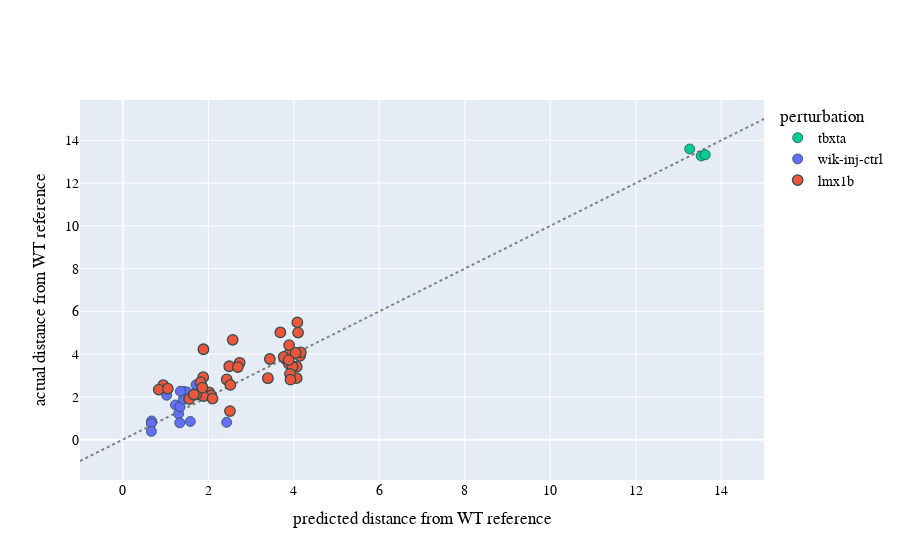

Notebook cell for this chart:
### Markdown cell above
Switch up the plotting style

### Code cell
import plotly.graph_objects as go

label_dict = {"morph_wik_dist_actual": "actual distance from WT reference",
                         "morph_wik_dist_pd": "predicted distance from WT reference",
                         "master_perturbation":"perturbation"}
pastel_red = "rgb(251,180,174)"

color_dict = dict({"lmx1b" :"#EF553B" , "wik":"black", "wik-inj-ctrl":"#636EFA", "tbxta":"#00CC96"})
color_vec = np.asarray([color_dict[p] for p in res_df_test.loc[:, "master_perturbation"].tolist()])

# just the line
fig = go.Figure()

ref_line = np.linspace(-1, 15)
fig.add_scatter(
        x=ref_line, 
        y=ref_line, 
        mode='lines', 
        line_color='gray', 
        showlegend=False,
        line=dict(width=2, dash='dot')
    )


fig.update_layout(
    xaxis_title="predicted distance from WT reference",
    yaxis_title="actual distance from WT reference",
    legend_title="perturbation",
    font=dict(
        family="Arial",
        size=14,
        color="Black"
    )
)

fig.add_scatter(x=res_df_test.loc[tbxta_bool, "morph_wik_dist_pd"], 
                y=res_df_test.loc[tbxta_bool, "morph_wik_dist_actual"], 
                mode="markers",
                marker=dict(size=10, opacity=0, color=color_vec[tbxta_bool],
                                      ),
                name="wik-inj-ctrl"
               )

fig.write_image(os.path.join(figure_dir, "lmx_distance_prediction_plot00.png"), scale=4)

#######
# add tbxta and inj-ctrl

fig = go.Figure()

ref_line = np.linspace(-1, 15)
fig.add_scatter(
        x=ref_line, 
        y=ref_line, 
        mode='lines', 
        line_color='gray', 
        showlegend=False,
        line=dict(width=2, dash='dot')
    )


fig.update_layout(
    xaxis_title="predicted distance from WT reference",
    yaxis_title="actual distance from WT reference",
    legend_title="perturbation",
    font=dict(
        family="Arial",
        size=14,
        color="Black"
    )
)

fig.add_scatter(x=res_df_test.loc[tbxta_bool, "morph_wik_dist_pd"], 
                y=res_df_test.loc[tbxta_bool, "morph_wik_dist_actual"], 
                mode="markers",
                marker=dict(size=10, opacity=1, color=color_vec[tbxta_bool],
                                      line=dict(width=0.8,
                                        color='DarkSlateGrey')),
                name="tbxta",
                showlegend=True
               )

fig.add_scatter(x=res_df_test.loc[ctrl_bool, "morph_wik_dist_pd"], 
                y=res_df_test.loc[ctrl_bool, "morph_wik_dist_actual"], 
                mode="markers",
                marker=dict(size=10, opacity=1, color=color_vec[ctrl_bool],
                                      line=dict(width=0.8,
                                        color='DarkSlateGrey')),
                name="wik-inj-ctrl"
               )



fig.write_image(os.path.join(figure_dir, "lmx_distance_prediction_plot01.png"), scale=4)
     
fig.add_scatter(x=res_df_test.loc[lmx_bool, "morph_wik_dist_pd"], 
                y=res_df_test.loc[lmx_bool, "morph_wik_dist_actual"], 
                mode="markers",
                marker=dict(size=10.5, opacity=1, color=color_vec[lmx_bool],
                                      line=dict(width=1.3,
                                        color='DarkSlateGrey')),
                name="lmx1b"
               )


fig.write_image(os.path.join(figure_dir, "lmx_distance_prediction_plot02.png"), scale=4)
                            
fig.show()
# # # save
# # fig.write_image(os.path.join(figure_dir, "lmx_distance_prediction_plot.png"), scale=4)

### Figure 1 — Plotly figure (JSON) as saved in the notebook; plotly's stock layout.template omitted (floating-point values rounded to 4 significant figures)
{"data": [{"line": {"color": "gray", "dash": "dot", "width": 2}, "mode": "lines", "showlegend": false, "type": "scatter", "x": [-1, -0.6735, -0.3469, -0.02041, 0.3061, 0.6327, 0.9592, 1.286, 1.612, 1.939, 2.265, 2.592, 2.918, 3.245, 3.571, 3.898, 4.224, 4.551, 4.878, 5.204, 5.531, 5.857, 6.184, 6.51, 6.837, 7.163, 7.49, 7.816, 8.143, 8.469, 8.796, 9.122, 9.449, 9.776, 10.1, 10.43, 10.76, 11.08, 11.41, 11.73, 12.06, 12.39, 12.71, 13.04, 13.37, 13.69, 14.02, 14.35, 14.67, 15], "y": [-1, -0.6735, -0.3469, -0.02041, 0.3061, 0.6327, 0.9592, 1.286, 1.612, 1.939, 2.265, 2.592, 2.918, 3.245, 3.571, 3.898, 4.224, 4.551, 4.878, 5.204, 5.531, 5.857, 6.184, 6.51, 6.837, 7.163, 7.49, 7.816, 8.143, 8.469, 8.796, 9.122, 9.449, 9.776, 10.1, 10.43, 10.76, 11.08, 11.41, 11.73, 12.06, 12.39, 12.71, 13.04, 13.37, 13.69, 14.02, 14.35, 14.67, 15]}, {"marker": {"color": ["#00CC96", "#00CC96", "#00CC96"], "line": {"color": "DarkSlateGrey", "width": 0.8}, "opacity": 1, "size": 10}, "mode": "markers", "name": "tbxta", "showlegend": true, "type": "scatter", "x": [13.26, 13.53, 13.63], "y": [13.6, 13.27, 13.33]}, {"marker": {"color": ["#636EFA", "#636EFA", "#636EFA", "#636EFA", "#636EFA", "#636EFA", "#636EFA", "#636EFA", "#636EFA", "#636EFA", "#636EFA", "#636EFA", "#636EFA", "#636EFA", "#636EFA", "#636EFA", "#636EFA", "#636EFA"], "line": {"color": "DarkSlateGrey", "width": 0.8}, "opacity": 1, "size": 10}, "mode": "markers", "name": "wik-inj-ctrl", "type": "scatter", "x": [0.675, 0.6678, 0.6696, 2.43, 1.026, 1.234, 1.439, 1.306, 1.341, 1.421, 1.334, 1.865, 1.581, 1.858, 1.758, 1.505, 1.714, 1.348], "y": [0.8735, 0.7558, 0.3866, 0.8101, 2.077, 1.622, 2.246, 1.206, 1.534, 1.9, 0.7846, 2.362, 0.851, 2.51, 2.424, 2.228, 2.562, 2.262]}, {"marker": {"color": ["#EF553B", "#EF553B", "#EF553B", "#EF553B", "#EF553B", "#EF553B", "#EF553B", "#EF553B", "#EF553B", "#EF553B", "#EF553B", "#EF553B", "#EF553B", "#EF553B", "#EF553B", "#EF553B", "#EF553B", "#EF553B", "#EF553B", "#EF553B", "#EF553B", "#EF553B", "#EF553B", "#EF553B", "#EF553B", "#EF553B", "#EF553B", "#EF553B", "#EF553B", "#EF553B", "#EF553B", "#EF553B", "#EF553B", "#EF553B", "#EF553B", "#EF553B", "#EF553B", "#EF553B", "#EF553B", "#EF553B", "#EF553B", "#EF553B"], "line": {"color": "DarkSlateGrey", "width": 1.3}, "opacity": 1, "size": 10.5}, "mode": "markers", "name": "lmx1b", "type": "scatter", "x": [2.023, 2.067, 1.887, 2.1, 1.887, 1.882, 2.735, 2.432, 2.572, 4.083, 2.491, 1.82, 4.084, 2.692, 3.395, 3.802, 2.508, 3.44, 1.721, 1.864, 0.9463, 0.8426, 1.554, 1.663, 2.517, 1.054, 4.07, 3.888, 3.886, 4.068, 3.971, 4.083, 4.144, 3.892, 3.912, 4.165, 4.101, 3.686, 4.045, 3.765, 3.924, 3.883], "y": [2.21, 2.069, 2.038, 1.919, 4.229, 2.922, 3.595, 2.814, 4.67, 4.015, 3.432, 2.688, 5.488, 3.394, 2.873, 3.785, 1.336, 3.771, 2.103, 2.431, 2.548, 2.342, 1.902, 2.112, 2.558, 2.386, 3.412, 4.002, 3.544, 2.876, 3.421, 4.042, 3.918, 4.421, 3.078, 4.078, 5.008, 5.015, 4.058, 3.87, 2.807, 3.722]}], "layout": {"font": {"color": "Black", "family": "Arial", "size": 14}, "legend": {"title": {"text": "perturbation"}}, "xaxis": {"title": {"text": "predicted distance from WT reference"}}, "yaxis": {"title": {"text": "actual distance from WT reference"}}}}
